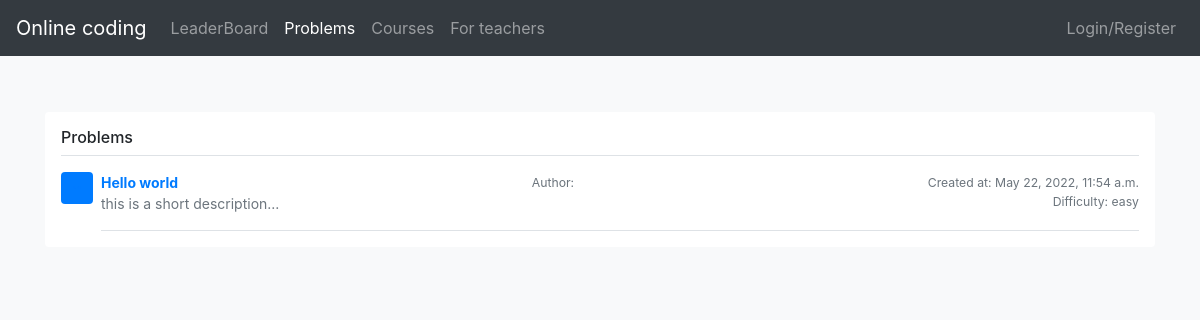
/problems, run on an earlier commit of the app's database.
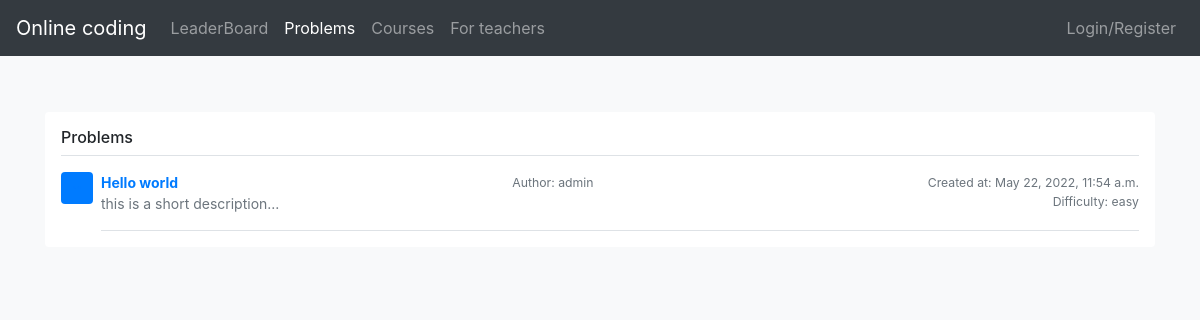
And on a later commit of the database.
### main/models.py (models this page shows, shortened)
class ProgrammingTask(models.Model):
    title = models.CharField(max_length=100)
    description = models.TextField()
    slug = models.SlugField(max_length=100, unique=True, null=True)
    input_description = models.TextField()
    output_description = models.TextField()
    input_example = models.TextField()
    output_example = models.TextField()
    time_limit = models.IntegerField()
    memory_limit = models.IntegerField()
    created_at = models.DateTimeField(auto_now_add=True)
    updated_at = models.DateTimeField(auto_now=True)
    is_public = models.BooleanField(default=False)
    is_deleted = models.BooleanField(default=False)
    author = models.ForeignKey(User, on_delete=models.CASCADE)
    language = models.CharField(choices=LANGUAGE_CHOICES, default='python', max_length=10)
    difficulty = models.CharField(choices=DIFFICULTY_CHOICES, default='easy', max_length=10)
    max_plagiarism = models.FloatField(default=0)
    solved_count = models.IntegerField(default=0)
    teacher = models.ForeignKey(Teacher, on_delete=models.CASCADE, null=True)
    course = models.ForeignKey('Course', on_delete=models.CASCADE, null=True)
    class Meta:
        ordering = ['-created_at']
        verbose_name = 'Programming Task'
        verbose_name_plural = 'Programming Tasks'

### user/models.py (models this page shows)
class User(AbstractBaseUser, PermissionsMixin):
    id = models.UUIDField(primary_key=True, default=uuid.uuid4, editable=False)
    first_name = models.CharField(max_length=32)
    surname = models.CharField(max_length=32)
    group = models.CharField(max_length=32)
    role = models.IntegerField(choices=ROLE_CHOICES, default=0)
    is_active = models.BooleanField(default=True)
    is_staff = models.BooleanField(default=False)
    email = models.EmailField(max_length=255, unique=True)
    rating = models.IntegerField(default=0)
    objects = UserManager()
    USERNAME_FIELD = 'email'

### api/views.py (the view)
# urls.py: path('problems', problems, name='problems'),
def problems(request):
    print(request.user)
    tasks = ProgrammingTask.objects.all()
    for i in tasks:
        i.description = i.description[0:40] + "..."
    return render(request, 'onlineCoding/problems.html', {'tasks': tasks})

### templates/onlineCoding/problems.html (shortened to what this page needs)
{% extends 'onlineCoding/base.html' %}
{% block content %}
    <div class="my-3 p-3 bg-white rounded box-shadow">
        <h6 class="border-bottom border-gray pb-2 mb-0">Problems</h6>
        <div>
            {% for task in tasks %}
                <div class="media text-muted pt-3">
                    <img data-src="holder.js/32x32?theme=thumb&amp;bg=007bff&amp;fg=007bff&amp;size=1" alt="32x32"
                         class="mr-2 rounded" style="width: 32px; height: 32px;"
                         data-holder-rendered="true">
                    <div class="media-body pb-3 mb-0 small lh-125 border-bottom border-gray">
                        <div class="d-flex justify-content-between align-items-center w-100">
                            <a href="{% url 'textEditor' task.slug %}">
                                <strong class="text-gray-dark">{{ task.title }}</strong>
                            </a>
                            <small class="float-right">Author: {{ task.author.first_name }}</small>
                            <small class="float-right">Created at: {{ task.created_at }}</small>
                        </div>
                        <span class="d-block"  >
                            {{ task.description }}
                            <small class="float-right">Difficulty: {{ task.difficulty }}</small></span>
                    </div>
                </div>
            {% endfor %}
        </div>
    </div>
{% endblock %}

What changed in the data, as far as the page shows it:
changed through a linked row, ProgrammingTask "Hello world": author.first_name (not shown) → "admin"
